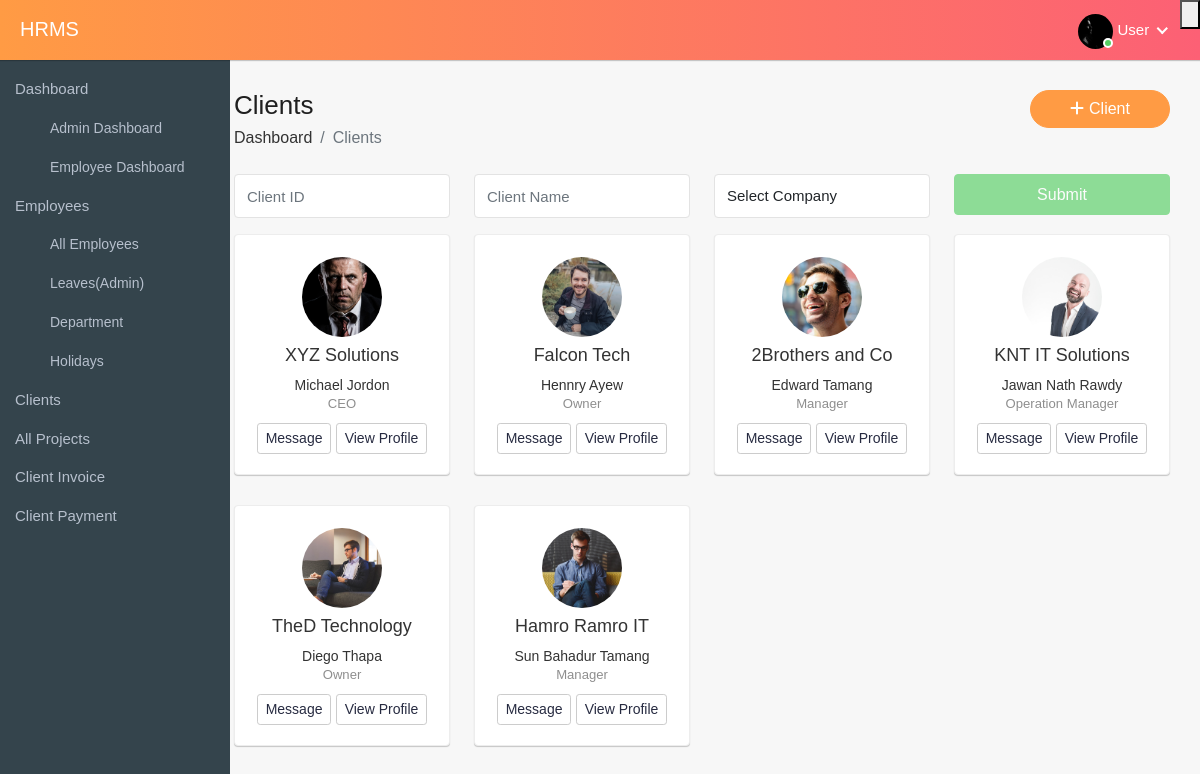
The app's page /allclients/ (signed in) with its own data.
### hrms_app/models.py (models this page shows, shortened)
class Employee(models.Model):
    GENDER = (('Male','MALE'), ('Female', 'FEMALE'),('  Other', 'OTHER'))
    full_name = models.CharField(max_length=50)
    email = models.EmailField(max_length=125)
    contact = models.CharField(max_length=15)
    address = models.CharField(max_length=100, default='', blank=True)
    birthday = models.DateField()
    gender = models.CharField(choices=GENDER, max_length=10)
    emp_id = models.CharField(max_length=10, editable=False)
    department = models.ForeignKey(Department,on_delete=models.SET_NULL, null=True)
    position = models.CharField(max_length=50, null=True, blank=True)
    date_joined = models.DateField()
    total_leave_days = models.IntegerField(default=0)
    username = models.CharField(max_length=50)
    user = models.OneToOneField(User, on_delete=models.CASCADE, null=True, blank=True)
    is_admin = models.BooleanField(default=False)
    profile_img = models.ImageField(upload_to='employees/', null=True, blank=True)
    class Meta:
        ordering = ['date_joined', 'full_name']

class Client(models.Model):
    GENDER = (('Male','MALE'), ('Female', 'FEMALE'),('Other', 'OTHER'))
    full_name = models.CharField(max_length=50, null=False)
    phone = models.CharField(max_length=15)
    email = models.EmailField(max_length=125, null=False)
    address = models.CharField(max_length=100, default='')
    gender = models.CharField(choices=GENDER, max_length=10)
    position = models.CharField(max_length=100)
    company = models.CharField(max_length=200)
    profile_img = models.ImageField(upload_to='clients/', null=True, blank=True)
    def __str__(self):
        return self.company

### hrms_app/views.py (the view, shortened to what this page needs)
# urls.py: path('allclients/', allclients, name='allclients'),
@login_required
def allclients(request):
    clients = Client.objects.all()
    form = ClientForm()
    if request.method == 'POST':
        form = ClientForm(request.POST, request.FILES)
        if form.is_valid():
            form.save()
            return redirect('allclients')
    context = {'clients': clients,'form':form}
    return render(request, 'allclients.html', context)

### hrms_app/forms.py
class ClientForm(forms.ModelForm):
    class Meta:
        model = Client
        fields = '__all__'
        widgets = {
            'full_name': forms.TextInput(attrs={'class': 'form-control'}),
            'phone': forms.TextInput(attrs={'class': 'form-control'}),
            'email': forms.EmailInput(attrs={'class': 'form-control'}),
            'address': forms.TextInput(attrs={'class': 'form-control'}),
            'gender': forms.Select(attrs={'class': 'form-control'}),
            'position': forms.TextInput(attrs={'class': 'form-control'}),
            'company': forms.TextInput(attrs={'class': 'form-control'}),
            'profile_img': forms.FileInput(attrs={'class': 'form-control'}),
        }

### hrms_app/templates/allclients.html (shortened to what this page needs)
{% extends 'base/core.html' %}
{% load static %}
{% block bodyclass %} page-id-allemployees {% endblock bodyclass %}
{% block content %}
<div class="row">
    <div class="col-2 col4">
        {% include 'sidebar_partials.html'%}
    </div>
    <div class="col-10 col8">
        <div class="container-fluid page-content">
            <div class="page-header mb-4">
                <div class="row">
                    <div class="col-8">
                        <h3 class="page-title">Clients</h3>
                        <ul class="breadcrumb">
                            <li class="breadcrumb-item"><a href="{% url 'index' %}">Dashboard</a></li>
                            <li class="breadcrumb-item active">Clients</li>
                        </ul>
                    </div>
                    <div class="col-4">
                        <button type="button" class="btn btn-primary add-btn" data-toggle="modal"
                            data-target="#exampleModal">
                            <i class="fa fa-plus"></i>Client</button>
                    </div>
                </div>
            </div>
                <form method="GET" class="row staff-grid-row" id="myForm">
                    <div class="col-sm-6 col-md-3">
                        <div class="form-group">
                            <input type="text" class="form-control floating" placeholder="Client ID" name="data_id">
                        </div>
                    </div>
                    <div class="col-sm-6 col-md-3">
                        <div class="form-group">
                            <input type="text" class="form-control floating" placeholder="Client Name" name="data_name">
                        </div>
                    </div>
                    <div class="col-sm-6 col-md-3">
                        <div class="form-group">
                            <select class="form-control" id="exampleFormControlSelect1" name="data_more">
                                <option disabled selected>Select Company</option>
                            </select>
                        </div>
                    </div>
                    <div class="col-sm-6 col-md-3">
                        <div class="d-grid">
                            <input type="submit" id="submitBtn" name="Search_clients" class="btn btn-success w-100" disabled>
                        </div>
                    </div>
                </form>
            <div class="row staff-grid-row">
                {% for employee in clients %}
                <div class="col-md-4 col-sm-6 col-12 col-lg-4 col-xl-3">
                    <div class="profile-widget">
                        <div class="profile-img">
                            <a href="{% url 'client' employee.company  %}" class="avatar">
                                {% if employee.profile_img %}
                                <img alt="" src="{{employee.profile_img.url}}">
                                {% else %}
                                <img alt="" src="{% static 'img/user.jpg' %}">
                                {% endif %}
                            </a>
                        </div>
                        <h4 class="user-name m-t-10 mb-0 text-ellipsis"><a
                                href="{% url 'client' employee.company %}">{{employee.company}}</a>
                        </h4>
                        <h5 class="user-name m-t-10 mb-0 text-ellipsis"><a
                                href="{% url 'client' employee.company %}">{{employee.full_name}}</a></h5>
                        <div class="small text-muted">{{employee.position}}</div>
                        <a href="chat.html" class="btn btn-white btn-sm m-t-10">Message</a>
                        <a href="{% url 'client' employee.company %}" class="btn btn-white btn-sm m-t-10">View
                            Profile</a>
                    </div>
                </div>
                {% endfor %}
            </div>
        </div>
    </div>
</div>
{% endblock content %}

### templates/base/core.html (shortened to what this page needs)
<!doctype html>
{% load static %}
<html lang="en">
<head>
    <link rel="stylesheet" href="https://cdnjs.cloudflare.com/ajax/libs/font-awesome/6.4.0/css/fontawesome.min.css" />
    <link rel="stylesheet" href="https://cdnjs.cloudflare.com/ajax/libs/font-awesome/6.4.0/css/all.min.css" />
    <link rel="stylesheet" href="{% static 'css/bootstrap.min.css' %}">
    <link rel="stylesheet" href="{% static 'css/bootstrap.css' %}">
    <link rel="stylesheet" href="{% static 'css/style.css' %}">
</head>
<body class="{% block bodyclass %} {% endblock bodyclass %}">
    <header style="margin-bottom: 60px">
        <div class="header">
            <div class="page-title-box">
                {% if request.user.is_authenticated and request.user.is_superuser %}
                <h3><a href="{% url 'index' %}" style="color: unset;">HRMS</a></h3>
                {% elif request.user.is_authenticated %}
                <h3><a href="{% url 'empdashboard' %}" style="color: unset;">HRMS</a></h3>
                {% endif %}
            </div>
            <ul class="nav user-menu">
                {% if request.user.is_authenticated %}
                <li class="nav-item dropdown has-arrow main-drop">
                    <a href="#" class="dropdown-toggle nav-link" data-bs-toggle="dropdown">
                        <span class="user-img">
                            {% if user.employee.profile_img %}
                            <img src="{{request.user.employee.profile_img.url}}" alt="">
                            {% else %}
                            <img src="{% static 'img/user.jpg' %}" alt="">
                            {% endif %}
                            <span class="status online"></span></span>
                            {% if user.employee.is_superuser %}
                            <span>Admin</span>
                            {% else %}
                            <span>User</span>
                            {% endif %}
                    </a>
                </li>
                <li>
                    <div class="dropdown">
                        <button class="dropdown-toggle" type="button" id="dropdownMenuButton" data-toggle="dropdown"
                            aria-haspopup="true" aria-expanded="false">
                        </button>
                    </div>
                </li>
                {% else %}
                <h1>Welcome, {{request.user.employee.full_name}}</h1>
                {% endif %}
            </ul>
        </div>
    </header>
    {% block content %} {% endblock content %}
    <link rel="stylesheet" href="https://code.jquery.com/ui/1.12.1/themes/base/jquery-ui.css">
</body>
</html>

### hrms_app/templates/sidebar_partials.html (shortened to what this page needs)
<div class="sidebar" id="sidebar">
    <div id="sidebar-menu" class="sidebar-menu">
        {% if request.user.is_authenticated and request.user.is_superuser %}
        <ul class="sidebar-vertical">
            <li class="submenu">
                <a href="/" class=""><span> Dashboard</span></a>
                <ul style="display: block;">
                    <li><a href="{% url 'index' %}">Admin Dashboard</a></li>
                    <li><a href="{% url 'empdashboard' %}">Employee Dashboard</a></li>
                </ul>
            </li>
            <li class="submenu">
                <a href="#" class=""><span> Employees</span></a>
                <ul style="display: block;">
                    <li><a href="{% url 'allemployees' %}">All Employees</a></li>
                    <li><a href="{% url 'leaves' %}">Leaves(Admin)</a></li>
                    <li><a href="{% url 'departments' %}">Department</a></li>
                    <li><a href="{% url 'holidays' %}">Holidays</a></li>
                </ul>
            </li>
            <li class="submenu"><a href="{% url 'allclients' %}"> Clients</a></li>
            <li class="submenu"><a href="{% url 'allprojects' %}"> All Projects</a></li>
            <li class="submenu"><a href="{% url 'client_invoices' %}"> Client Invoice</a></li>
            <li class="submenu"><a href="{% url 'client_payments' %}">Client Payment</a></li>
        </ul>
        {% endif %}
    </div>
</div>

### records on screen
Client: profile_img (picture), company "XYZ Solutions", full_name "Michael Jordon", position "CEO"
Client: profile_img (picture), company "Falcon Tech", full_name "Hennry Ayew", position "Owner"
Client: profile_img (picture), company "2Brothers and Co", full_name "Edward Tamang", position "Manager"
Client: profile_img (picture), company "KNT IT Solutions", full_name "Jawan Nath Rawdy", position "Operation Manager"
Client: profile_img (picture), company "TheD Technology", full_name "Diego Thapa", position "Owner"
Client: profile_img (picture), company "Hamro Ramro IT", full_name "Sun Bahadur Tamang", position "Manager"
